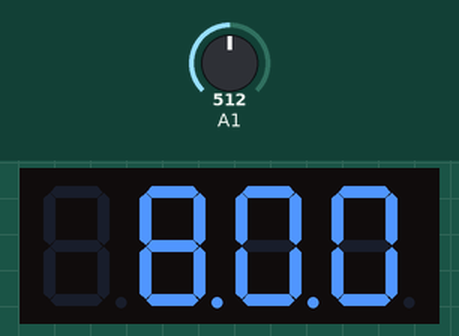
Bench run of a sketch on a simulated Arduino Uno, built with avr-gcc and run on an emulated ATmega328P. Parts: 4-digit seven-segment display. Wiring (inferred from the names in the program): 4-digit 7-segment display, segments lit when LOW: segments pin 9, pin 8, pin 7, pin 6, pin 5, pin 4, pin 3, pin 2; digit selects pin 13, pin 12, pin 11, pin 10. Inputs (shaded band) come from the test bench; at power-on: A1 = 512. The segment pins are drawn as the display they are named for.

Above: at 1.2 s.
1.3 s: A1 set to 103
4.3 s: A1 set to 98
At 4.3 s:
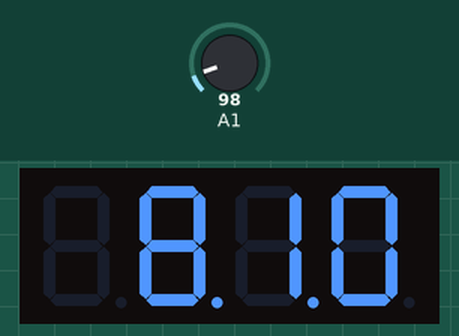
5.8 s: A1 set to 0
At 9.4 s:
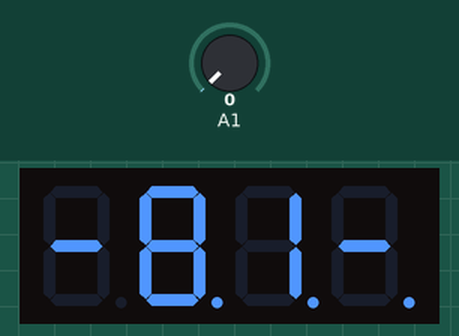
Timing chart, 0 to 10.9 s (numbered marks = the images above; inputs shaded):
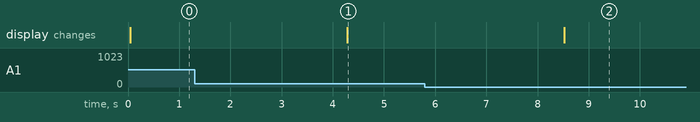

Measured:
- after the input at 4.3 s, every drawn part: stays the same
- after the input at 5.8 s, the display: changes after 2.7 s (image 2)

The sketch:

Digital_thermometer.ino
```cpp
#define MINUS 10
#define BLANK 11
#define NEG 1
#define POS 0
#define THERMO 0
#define DP 7  // segment for Decimal Point

int digitDecode[12][8] = {
  {
    LOW,LOW,LOW,LOW,LOW,LOW,HIGH,HIGH                                  }
  ,          // 0 - a, b, c, d, e, f
  {
    HIGH,LOW,LOW,HIGH,HIGH,HIGH,HIGH,HIGH                                  }
  ,      // 1 - b, c
  {
    LOW,LOW,HIGH,LOW,LOW,HIGH,LOW,HIGH                                  }
  ,         // 2 - a, b, d, e, g
  {
    LOW,LOW,LOW,LOW,HIGH,HIGH,LOW,HIGH                                  }
  ,         // 3 - a, b, c, d, g
  {
    HIGH,LOW,LOW,HIGH,HIGH,LOW,LOW,HIGH                                  }
  ,        // 4 - b, c, f, g
  {
    LOW,HIGH,LOW,LOW,HIGH,LOW,LOW,HIGH                                  }
  ,         // 5 - a, c, d, f, g
  {
    LOW,HIGH,LOW,LOW,LOW,LOW,LOW,HIGH                                  }
  ,          // 6 - a, c, d, e, f, g
  {
    LOW,LOW,LOW,HIGH,HIGH,HIGH,HIGH,HIGH                                  }
  ,       // 7 - a, b, c
  {
    LOW,LOW,LOW,LOW,LOW,LOW,LOW,HIGH                                  }
  ,           // 8 - a, b, c, d, e, f, g
  {
    LOW,LOW,LOW,LOW,HIGH,LOW,LOW,HIGH                                  }
  ,          // 9 - a, b, c, d, f, g
  {
    HIGH,HIGH,HIGH,HIGH,HIGH,HIGH,LOW,HIGH                                  }
  ,     // "minus" - g
  {
    HIGH,HIGH,HIGH,HIGH,HIGH,HIGH,HIGH,HIGH                                  }
};   // blank

int digitPin[4] = {
  13, 12, 11, 10};
int segmentPin[8] = {
  9, 8, 7, 6, 5, 4, 3, 2};
int (*displayBuf)[8];
float temperature;
char *temperatureStr;
int readDelay = 1000;

void setup() {
  for(int i = 0; i < 4; i++)
  {
    pinMode(digitPin[i],OUTPUT);
    digitalWrite(digitPin[i],HIGH);
  }
  for(int i = 0; i < 8; i++)
  {
    pinMode(segmentPin[i],OUTPUT);
    digitalWrite(segmentPin[i],HIGH);
  }
  Serial.begin(9600);
  analogReference(DEFAULT);
}

void loop() {

  if(readDelay == 1000)
  {
  temperature = readTemp();
  temperatureStr = convTemp(temperature);
  }
  readDelay--;
  if(readDelay == 0)
    readDelay = 1000;
  displayValue(temperatureStr);
}

void displayValue(char *digits)
{
  int decodeIndex;

  if(digits[0] == '-')
    decodeIndex = MINUS;
  else
    decodeIndex = BLANK;

  for(int segment = 0; segment < 8; segment++)
  {
    digitalWrite(segmentPin[segment],digitDecode[decodeIndex][segment]);
  }
  digitalWrite(digitPin[0],LOW);
  delay(1);
  digitalWrite(digitPin[0],HIGH);

  for(int digit = 1; digit < 4; digit++)
  {
    decodeIndex = digits[digit] - 48;
    for(int segment = 0; segment < 8; segment++)
    {
      digitalWrite(segmentPin[segment],digitDecode[decodeIndex][segment]);
    }
    if(digit == 2)
      digitalWrite(segmentPin[DP],LOW);
    digitalWrite(digitPin[digit],LOW);
    delay(1);
    digitalWrite(digitPin[digit],HIGH);
  }
}

float readTemp()
{
  float sensor = 0, voltage = 0, celcius = 0;

  for(int i = 0; i < 10; i++)
    sensor += (float) analogRead(1);
  sensor /= 10;
  // casting sensor to float is crucial here
  voltage = (sensor * 5080) / 1024 - 500;
  celcius = voltage / 10;
  //Serial.print("Celcius = ");
  //Serial.println(celcius);
  return celcius;
}

char *convTemp(float temperature)
{
  char *tempString = "  00";
  int tens = 0, units = 0, tenths = 0;
  int i = 0;

  if(temperature < 100)
  {
    if(temperature < 0)
      tempString[i] = '-';
    else
      tempString[i] = ' ';
    i++;
    if(temperature >= 10.0)
    {
      tens = temperature / 10;
      tempString[i] = tens + 48;
      temperature = temperature - tens * 10;
    }
    i++;
    if(temperature >= 1.0)
    {
      units = temperature;
      tempString[i] = units + 48;
      temperature = temperature - units;
    }
    i++;
    tenths = temperature * 10;
    tempString[i] = tenths + 48;
  }
  return tempString;
}
```
